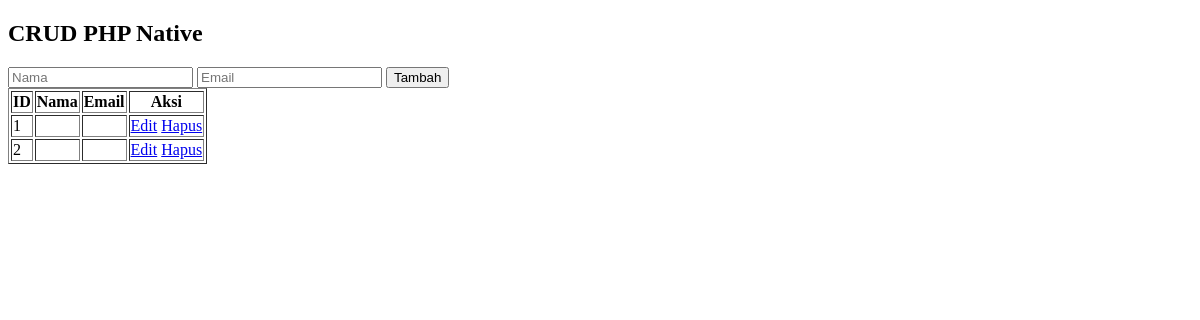
Before: /test.php with the older database file.
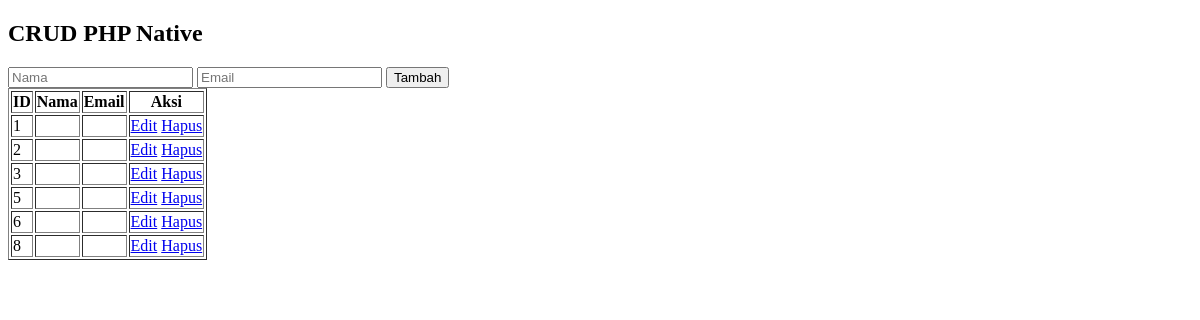
After: the same page with the newer database file.
### tables this page shows
CREATE TABLE `users` (
  `id` int(15) NOT NULL,
  `username` int(255) NOT NULL,
  `password` varchar(255) NOT NULL,
  `peran` enum('admin','user') NOT NULL
);

### test.php (the view, shortened to what this page needs)
<?php
$host = "localhost";
$user = "root";
$pass = "";
$db   = "test_db";
$conn = new mysqli($host, $user, $pass, $db);
$result = $conn->query("SELECT * FROM users");
$editData = ["id" => "", "nama" => "", "email" => ""];
?>
<!DOCTYPE html>
<html>
<head>
</head>
<body>
    <h2>CRUD PHP Native</h2>
    <form method="POST" action="">
        <input type="text" name="nama" value="<?= $editData['nama'] ?>" placeholder="Nama" required>
        <input type="email" name="email" value="<?= $editData['email'] ?>" placeholder="Email" required>
        <?php if ($editData['id']): ?>
        <button type="submit" name="update">Update</button>
        <?php else: ?>
        <button type="submit" name="submit">Tambah</button>
        <?php endif; ?>
    </form>
    <table border="1">
        <tr>
            <th>ID</th>
            <th>Nama</th>
            <th>Email</th>
            <th>Aksi</th>
        </tr>
        <?php while ($row = $result->fetch_assoc()) { ?>
        <tr>
            <td><?= $row['id'] ?></td>
            <td><?= $row['nama'] ?></td>
            <td><?= $row['email'] ?></td>
            <td>
                <a href="?edit=<?= $row['id'] ?>">Edit</a>
                <a href="?delete=<?= $row['id'] ?>" onclick="return confirm('Yakin ingin menghapus?')">Hapus</a>
            </td>
        </tr>
        <?php } ?>
    </table>
</body>
</html>

Changed rows visible on the page:
added users: id "3"
added users: id "5"
added users: id "6"
added users: id "8"
